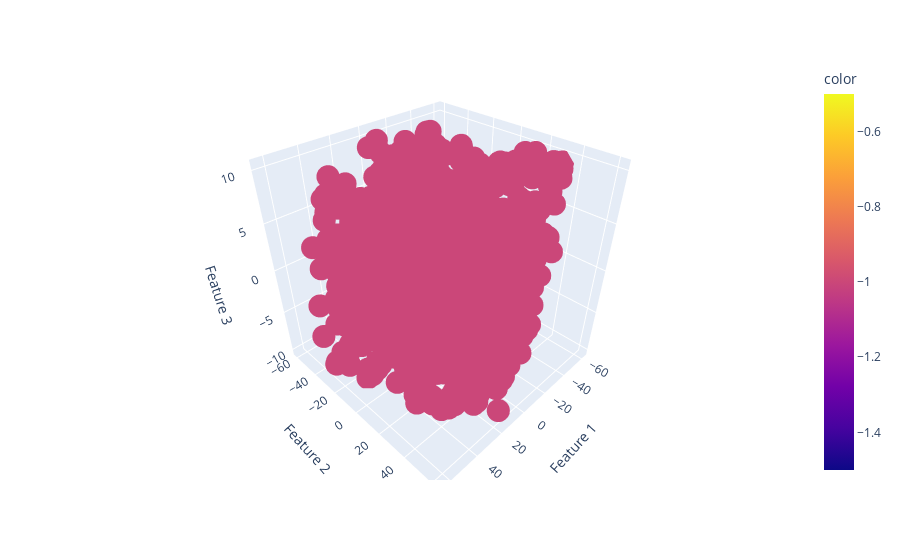

Source (notebook cell):
### Code cell
data_clus = X


db=DBSCAN(eps=1, min_samples=4).fit(data_clus)
core_samples_mask = np.zeros_like(db.labels_, dtype=bool)
core_samples_mask[db.core_sample_indices_] = True
labels = db.labels_

#Even if we don't specify the number of cluster DBSCAN is good at detecting the number of clusters unlike k-means in which the number of clusters need to be specified. 
n_clusters_ = len(set(labels)) - (1 if -1 in labels else 0)
n_noise_ = list(labels).count(-1)
# add pred_cluster to joined_Users
df['pred_cluster_DBSCAN'] = labels
# set of clusters labels
set(labels)

#3d Scatter plot of clusters using DBSCAN
fig = px.scatter_3d(X, x= X[:,0], y= X[:,1],z = X[:,2],
color=df['pred_cluster_DBSCAN'], labels={'x':'Feature 1', 'y':'Feature 2','z':'Feature 3'} )
fig.show()

### Figure 1 — Plotly figure (JSON) as saved in the notebook; plotly's stock layout.template omitted (floating-point values rounded to 4 significant figures; data arrays with more than 128 entries replaced by an {"elided": "..."} marker saying what was removed)
{"data": [{"hovertemplate": "Feature 1=%{x}<br>Feature 2=%{y}<br>Feature 3=%{z}<br>color=%{marker.color}<extra></extra>", "legendgroup": "", "marker": {"color": {"elided": "999 int values"}, "coloraxis": "coloraxis", "symbol": "circle"}, "mode": "markers", "name": "", "scene": "scene", "showlegend": false, "type": "scatter3d", "x": {"elided": "999 float values"}, "y": {"elided": "999 float values"}, "z": {"elided": "999 float values"}}], "layout": {"coloraxis": {"colorbar": {"title": {"text": "color"}}, "colorscale": [[0, "#0d0887"], [0.1111, "#46039f"], [0.2222, "#7201a8"], [0.3333, "#9c179e"], [0.4444, "#bd3786"], [0.5556, "#d8576b"], [0.6667, "#ed7953"], [0.7778, "#fb9f3a"], [0.8889, "#fdca26"], [1, "#f0f921"]]}, "legend": {"tracegroupgap": 0}, "margin": {"t": 60}, "scene": {"domain": {"x": [0, 1], "y": [0, 1]}, "xaxis": {"title": {"text": "Feature 1"}}, "yaxis": {"title": {"text": "Feature 2"}}, "zaxis": {"title": {"text": "Feature 3"}}}}}
